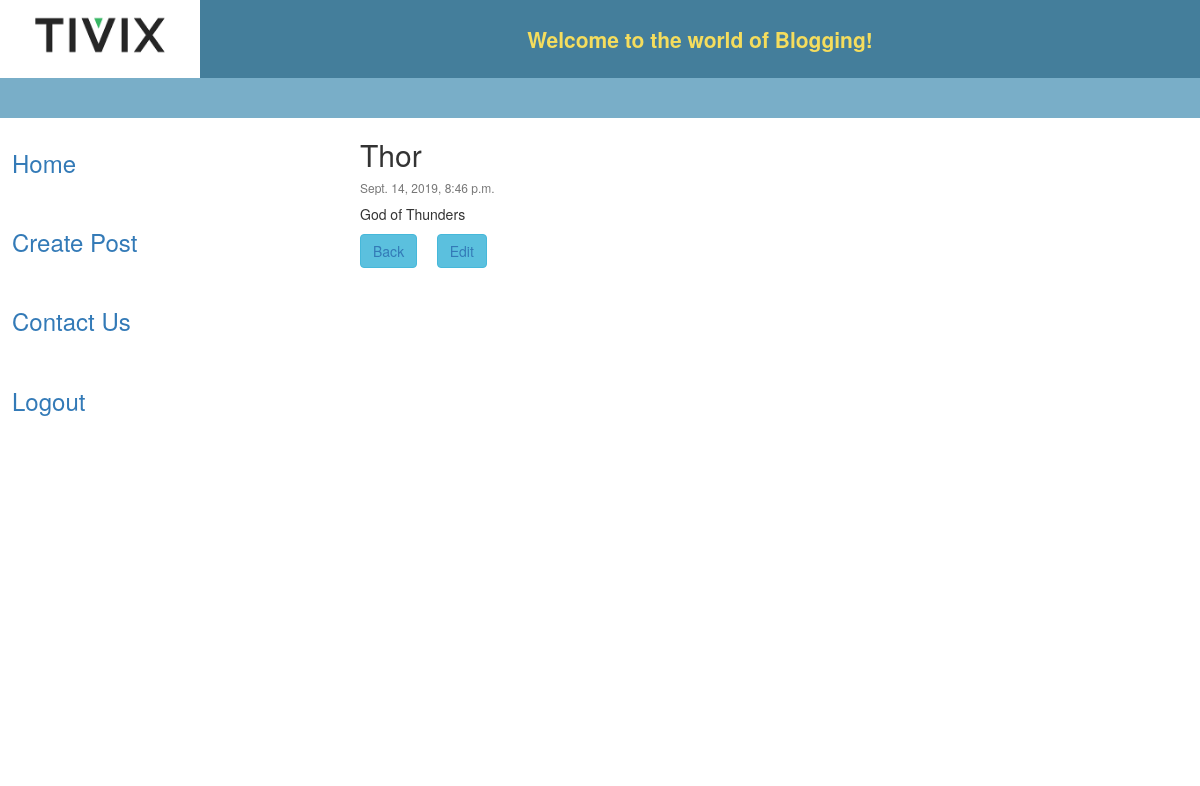
The page /home/blog/26/ on the database its author committed.
### blog_app/models.py (models this page shows, shortened)
class Post(models.Model):
    title = models.CharField(max_length=500)
    description = models.TextField()
    created_date = models.DateTimeField(default=timezone.now(), verbose_name="Created Date")

### blog_app/views.py (the view)
# urls.py: url(r'^blog/(?P<pk>\d+)/', views.PostDetail.as_view(), name='detail_post'),
class PostDetail(DetailView):
    model = Post
    template_name = 'Detail_Post.html'

### blog_app/templates/Detail_Post.html (shortened to what this page needs)
{% extends "base.html" %}
{% block main_page %}
            <div class="card mb-4">
                <div class="card-body">
                    <h2 class="card-title">{{ post.title }}</h2>
                    <p class="card-text text-muted h6"> {{ post.created_date}} </p>
                    <p class="card-text">{{post.description }}</p>
                    <p class="btn btn-info"><a href="/home/">Back</a></p>
                    <p class="btn btn-info"><a href="/home/EditPost/{{ post.id }}">Edit</a></p>
                </div>
            </div>
    <br>
{% endblock main_page %}

### rows shown on the page
Post: title "Thor", created_date "Sept. 14, 2019, 8:46 p.m.", description "God of Thunders"
